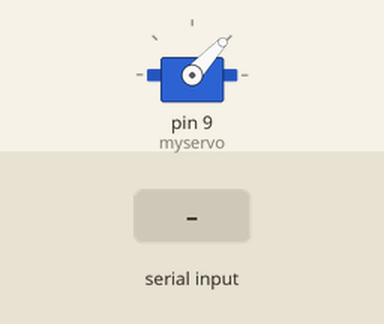
Recording of a sketch running on a simulated Arduino Uno, built with avr-gcc and run on an emulated ATmega328P. On the bench: servo. Inputs (shaded band) come from the test bench. Random numbers use the default seed unless the sketch sets one.

Above: at 1.2 s.
1.3 s: "n" received over Serial
At 3.24 s:
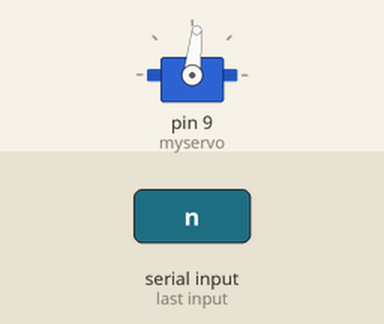
4.3 s: "R" received over Serial
5.8 s: "n" received over Serial
At 8.7 s:
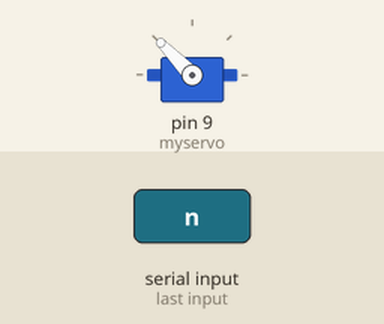
8.8 s: "r" received over Serial
10.3 s: "L" received over Serial
At 11.5 s:
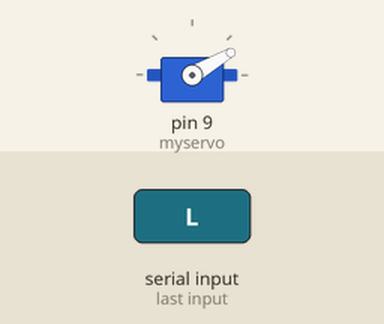
Timing chart, 0 to 12.8 s (numbered marks = the images above; inputs shaded):
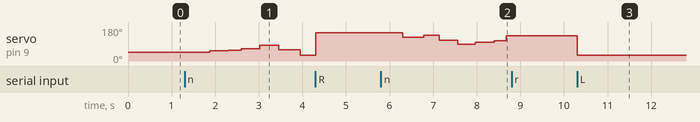

Measured:
- after the input at 5.8 s, servo on pin 9 (myservo): 150° → 127° after 0.50 s, → 137° 0.48 s later, → 110° 0.36 s later, → 89° 0.42 s later, … (7 changes in this stretch)
- after the input at 8.8 s, every drawn part: stays the same
- after the input at 10.3 s, servo on pin 9 (myservo): 134° → 30° at once
- by itself, servo on pin 9 (myservo): rises from 47° to 84° in 1.1 s, then falls to 31° in 0.93 s

The sketch:

move.ino
```cpp
#include <Servo.h>

Servo myservo;

char status;
unsigned long movt;
int angle;

void setAngle(int newangle) { // Set Range 30~150
  if (newangle < 30) angle = 30;
  else if (newangle > 150) angle = 150;
  else angle = newangle;
  myservo.write(angle);
}

void setup() {
  myservo.attach(9);
  Serial.begin(9600);
  status = 'r';// Relax
  setAngle(90);
}

void loop() {
  if (Serial.available()) {
    char c = Serial.read();// from Processing
    if (c != status) {
      status = c;
      if (status == 'L') setAngle(30); // Turn Left
      else if (status == 'R') setAngle(150); // Trun Right
      else if (status == 'r') {movt = millis() + random(1000, 5000);}// Relax
      else if (status == 'n') movt = millis() + random(500, 1000); // Nervous
      else if (status == 'M') {
        c = Serial.read();
        if (c == 'L') { if (angle != 150) setAngle(30); }
        if (c == 'R') { if (angle != 30) setAngle(150); }
      }
    }
  }

  if (millis() >= movt) {
    if (status == 'r') { // Relax: Every 2~5s, Go random position, Rotate within 60 degrees one time
      int t = random(40, 140);
      if (t - angle > 60) setAngle(t + 60);
      else if (angle - t > 60) setAngle(t - 60);
      else setAngle(t);
      movt = millis() + random(2000, 5000);
    } else if (status == 'n') { // Nervous: Every 0.5~1s, Rotate within 30 degrees one time
      setAngle(angle + random(-30, 30));
      movt = millis() + random(250, 500);
    }
  }
}
```
